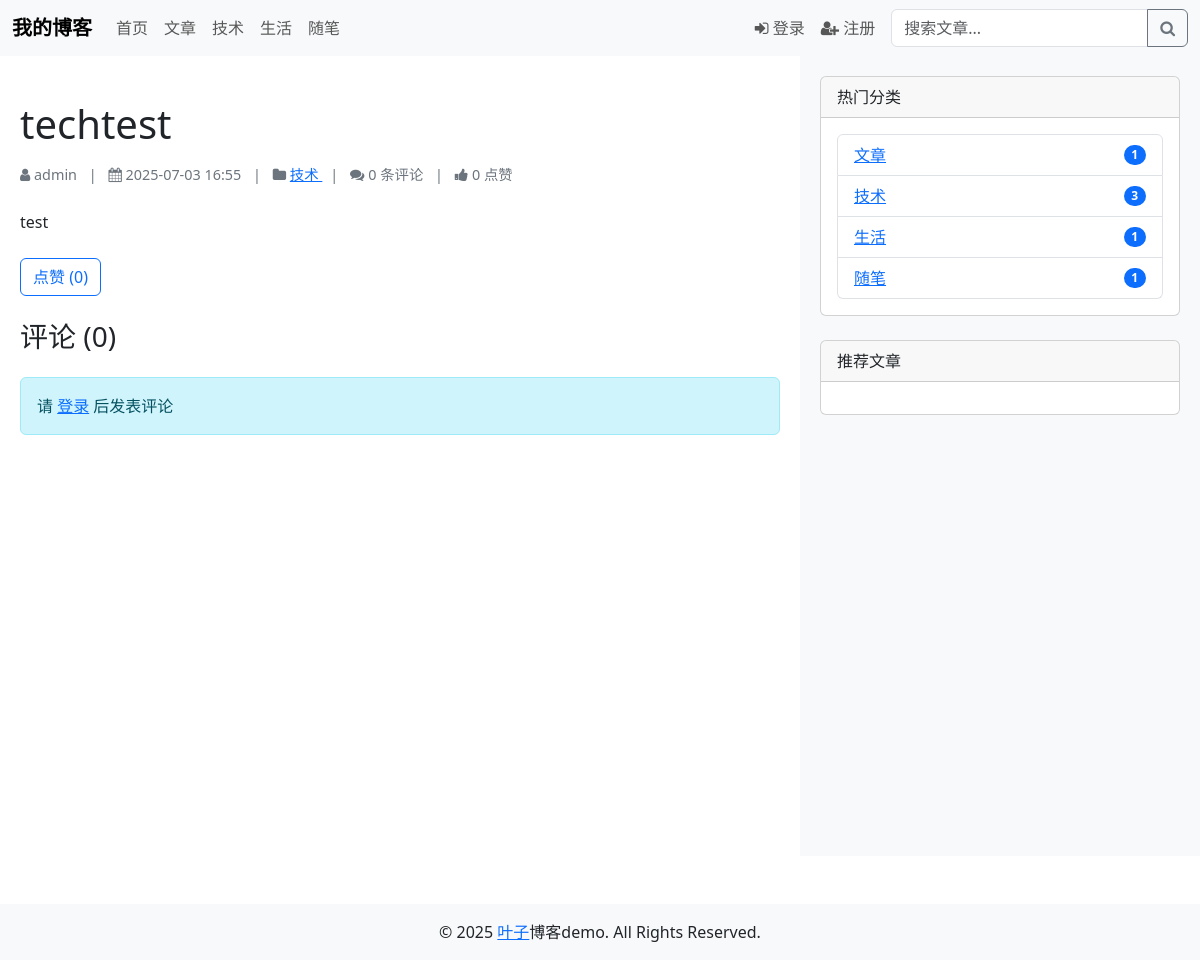
Screenshot of /post/2 with the database file from the repository.
### app/models.py (models this page shows, shortened)
class Category(db.Model):
    id = db.Column(db.Integer, primary_key=True)
    name = db.Column(db.String(50), unique=True, nullable=False)
    posts = db.relationship('Post', backref='category', lazy=True)

class Post(db.Model):
    id = db.Column(db.Integer, primary_key=True)
    title = db.Column(db.String(100), nullable=False)
    content = db.Column(db.Text, nullable=False)
    created_at = db.Column(db.DateTime, nullable=False, default=datetime.utcnow)
    updated_at = db.Column(db.DateTime, nullable=False, default=datetime.utcnow, onupdate=datetime.utcnow)
    author_id = db.Column(db.Integer, db.ForeignKey('user.id'), nullable=False)
    category_id = db.Column(db.Integer, db.ForeignKey('category.id'), nullable=False)
    comments = db.relationship('Comment', backref='post', lazy=True, cascade='all, delete-orphan')
    likes = db.relationship('PostLike', backref='post', lazy=True, cascade='all, delete-orphan')
    file_path = db.Column(db.String(255))  # 添加文件路径字段
    def like_count(self):
        from app.models import PostLike
        return PostLike.query.filter_by(post_id=self.id).count()

class User(UserMixin, db.Model):
    id = db.Column(db.Integer, primary_key=True)
    username = db.Column(db.String(80), unique=True, nullable=False)
    email = db.Column(db.String(120), unique=True, nullable=False)
    password_hash = db.Column(db.String(128), nullable=False)
    is_admin = db.Column(db.Boolean, default=False)
    registered_at = db.Column(db.DateTime, nullable=False, default=datetime.utcnow)  # 添加默认值
    posts = db.relationship('Post', backref='author', lazy=True)
    comments = db.relationship('Comment', backref='author', lazy=True)
    likes = db.relationship('PostLike', backref='user', lazy=True)

### app/routes.py (the view, shortened to what this page needs)
@main.route("/post/<int:post_id>", methods=['GET', 'POST'])
def post(post_id):
    post = Post.query.get_or_404(post_id)
    form = CommentForm()
    like_form = SearchForm()
    user_has_liked = False
    if current_user.is_authenticated:
        user_has_liked = PostLike.query.filter_by(
            user_id=current_user.id,
            post_id=post.id
        ).first() is not None
    return render_template('post.html',
                           post=post,
                           form=form,
                           like_form=like_form,
                           user_has_liked=user_has_liked)

### app/forms.py
class CommentForm(FlaskForm):
    content = TextAreaField('评论内容', validators=[DataRequired(), Length(max=500)])
    submit = SubmitField('发表评论')

class SearchForm(FlaskForm):
    query = StringField('搜索', validators=[DataRequired()])
    submit = SubmitField('搜索')

### app/templates/post.html (shortened to what this page needs)
<!DOCTYPE html>
{% extends "base.html" %}
{% block content %}
    <article class="mb-4">
        <h1 class="mt-4 mb-3">{{ post.title }}</h1>
        <div class="post-meta mb-4">
            <span><i class="fa fa-user"></i> {{ post.author.username }}</span>
            <span class="mx-2">|</span>
            <span><i class="fa fa-calendar"></i> {{ post.created_at.strftime('%Y-%m-%d %H:%M') }}</span>
            <span class="mx-2">|</span>
            <span><i class="fa fa-folder"></i>
                <a href="{{ url_for('main.category_posts', category_id=post.category_id) }}">
                    {{ post.category.name }}
                </a>
            </span>
            <span class="mx-2">|</span>
            <span><i class="fa fa-comments"></i> {{ post.comments|length }} 条评论</span>
            <span class="mx-2">|</span>
            <span><i class="fa fa-thumbs-up"></i> <span id="like-count">{{ post.like_count() }}</span> 点赞</span>
        </div>
        <div class="mb-4">
            {{ post.content|safe }}
        </div>
        <div class="mb-4">
            <form id="like-form" method="POST" action="{{ url_for('likes.like_post', post_id=post.id) }}">
                <button type="button" class="btn {% if user_has_liked %}btn-secondary{% else %}btn-outline-primary{% endif %}"
                        id="like-button"
                        data-liked="{{ user_has_liked|lower }}">
                    {% if user_has_liked %}
                        取消点赞 (<span id="like-count-text">{{ post.like_count() }}</span>)
                    {% else %}
                        点赞 (<span id="like-count-text">{{ post.like_count() }}</span>)
                    {% endif %}
                </button>
            </form>
        </div>
        <div class="mb-4">
            <h3 class="mb-4">评论 ({{ post.comments|length }})</h3>
            {% if current_user.is_authenticated %}
            <div class="card mb-4">
                <div class="card-header">发表评论</div>
                <div class="card-body">
                    <form method="POST" action="">
                        {{ form.hidden_tag() }}
                        <div class="mb-3">
                            {{ form.content(class="form-control", rows="3", placeholder="写下你的评论...") }}
                            {% for error in form.content.errors %}
                                <span class="error">{{ error }}</span>
                            {% endfor %}
                        </div>
                        <button type="submit" class="btn btn-primary">提交评论</button>
                    </form>
                </div>
            </div>
            {% else %}
            <div class="alert alert-info">
                请 <a href="{{ url_for('auth.login') }}">登录</a> 后发表评论
            </div>
            {% endif %}
        </div>
    </article>
{% endblock %}

### app/templates/base.html (shortened to what this page needs)
<!DOCTYPE html>
<html lang="zh-CN">
<head>
    <link href="https://cdn.jsdelivr.net/npm/bootstrap@5.3.0/dist/css/bootstrap.min.css" rel="stylesheet">
    <link href="https://cdn.jsdelivr.net/npm/font-awesome@4.7.0/css/font-awesome.min.css" rel="stylesheet">
</head>
<body>
    <nav class="navbar navbar-expand-lg navbar-light bg-light">
        <div class="container-fluid">
            <a class="navbar-brand" href="{{ url_for('main.home') }}">我的博客</a>
            <div class="collapse navbar-collapse" id="navbarNav">
                <ul class="navbar-nav me-auto">
                    <li class="nav-item">
                        <a class="nav-link" href="{{ url_for('main.home') }}">首页</a>
                    </li>
                    {% for category in categories %}
                    <li class="nav-item">
                        <a class="nav-link" href="{{ url_for('main.category_posts', category_id=category.id) }}">{{ category.name }}</a>
                    </li>
                    {% endfor %}
                </ul>
                <ul class="navbar-nav">
                    {% if current_user.is_authenticated %}
                        {% if current_user.is_admin %}
                        <li class="nav-item">
                            <a class="nav-link" href="{{ url_for('admin.admin_dashboard') }}">
                                <i class="fa fa-cog"></i> 管理后台
                            </a>
                        </li>
                        {% endif %}
                        <li class="nav-item">
                            <a class="nav-link" href="{{ url_for('posts.new_post') }}">
                                <i class="fa fa-pencil"></i> 发布文章
                            </a>
                        </li>
                        <li class="nav-item">
                            <a class="nav-link" href="{{ url_for('auth.logout') }}">
                                <i class="fa fa-sign-out"></i> 退出 ({{ current_user.username }})
                            </a>
                        </li>
                    {% else %}
                        <li class="nav-item">
                            <a class="nav-link" href="{{ url_for('auth.login') }}">
                                <i class="fa fa-sign-in"></i> 登录
                            </a>
                        </li>
                        <li class="nav-item">
                            <a class="nav-link" href="{{ url_for('auth.register') }}">
                                <i class="fa fa-user-plus"></i> 注册
                            </a>
                        </li>
                    {% endif %}
                </ul>
                <form class="d-flex ms-2" method="POST" action="{{ url_for('main.home') }}">
                    <div class="input-group">
                        {{ search_form.query(class="form-control", placeholder="搜索文章...") }}
                        <button class="btn btn-outline-secondary" type="submit">
                            <i class="fa fa-search"></i>
                        </button>
                    </div>
                </form>
            </div>
        </div>
    </nav>
    <div class="container-fluid">
        <div class="row">
            <div class="col-md-8 content">
                {% block content %}{% endblock %}
            </div>
            <div class="col-md-4 sidebar">
                <div class="card mb-4">
                    <div class="card-header">热门分类</div>
                    <div class="card-body">
                        <ul class="list-group">
                            {% for category in categories %}
                            <li class="list-group-item d-flex justify-content-between align-items-center">
                                <a href="{{ url_for('main.category_posts', category_id=category.id) }}">{{ category.name }}</a>
                                <span class="badge bg-primary rounded-pill">{{ category.posts|length }}</span>
                            </li>
                            {% endfor %}
                        </ul>
                    </div>
                </div>
                <div class="card">
                    <div class="card-header">推荐文章</div>
                    <div class="card-body">
                    </div>
                </div>
            </div>
        </div>
    </div>
    <footer class="bg-light text-center text-lg-start mt-5">
        <div class="text-center p-3">
            © 2025 <a href="https://github.com/Yezi99999">叶子</a>博客demo. All Rights Reserved.
        </div>
    </footer>
</body>
</html>

### app/templates/base.html (style rules this page uses)
.navbar-brand { font-weight: bold; }
.sidebar { background-color: #f8f9fa; padding: 20px; min-height: 100vh; }
.content { padding: 20px; }
.post-meta { font-size: 0.9em; color: #6c757d; }

### rows the page displays
Category: name "文章", posts|length "1"
Category: name "技术", category.name "技术", posts|length "3"
Category: name "生活", posts|length "1"
Category: name "随笔", posts|length "1"
Post: title "techtest", created_at "2025-07-03 16:55", content "test"
User: author.username "admin"

### other values shown
{{ post.comments|length }} "0"
{{ post.like_count() }} "0"
